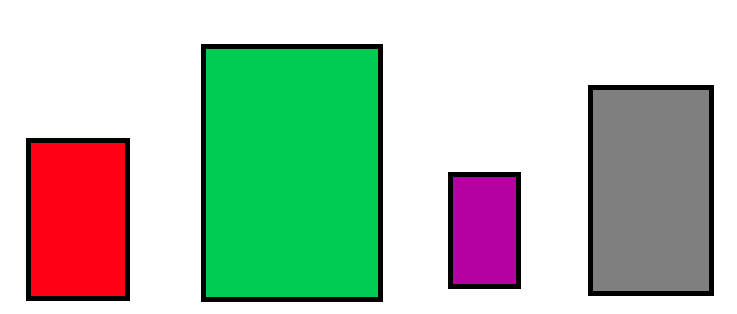
#> input picture Rectangles.png, 737 x 314 px, found by its file name
$ jupyter execute 'task1synapse (1).ipynb'
#> lines starting #> are read from the running program, lines starting #| are printed output that depends on the picture; after the words box and inside, x2 and y2 are one past the last pixel; in counts of white or black regions, pixels touching at a corner belong together
[cell 1]
from google.colab import drive

drive.mount('/content/drive')

import cv2

from google.colab.patches import cv2_imshow

image=cv2.imread("/content/drive/MyDrive/Rectangles.png")
#> image is the input picture: shape (314, 737, 3); mean B, G, R 179.9, 196.1, 179.8
# Next, we read in the image, which in this case is , Containers.png

original_image = image
# We create the variable, original_image, to store the original image that will undergo modification throughout the code.

gray = cv2.cvtColor(image, cv2.COLOR_BGR2GRAY)
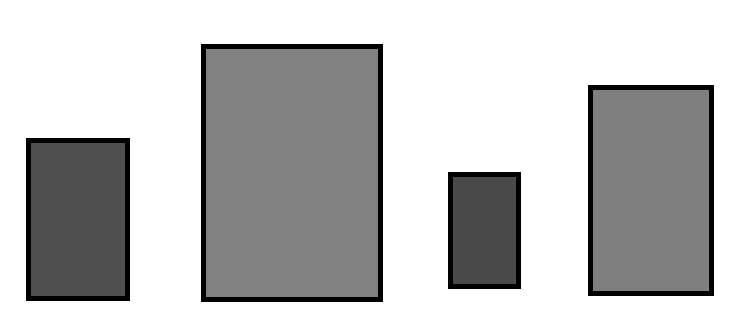
#> gray: shape (314, 737); min 0, max 255, mean 189.5
edges = cv2.Canny(gray, 50, 200)
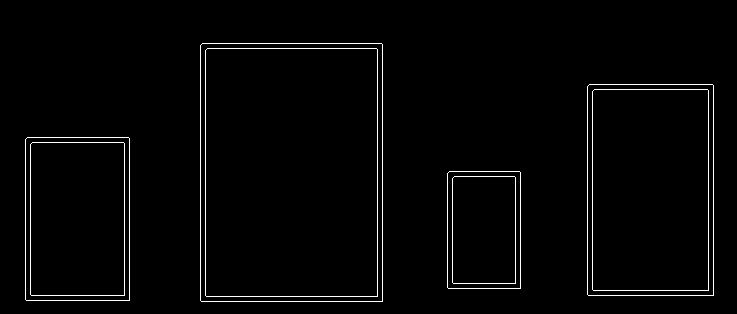
#> edges: shape (314, 737); 2% white in thin lines or dots, all inside (x1, y1, x2, y2) = (25, 43, 714, 302)
# We create a grayscale version of the image and then find the Canny edges, which helps simplify the image for cvs.findContours() function. The cv2.findContours() function finds all external contours in our image, which finds the unique objects in an image.

contours, hierarchy = cv2.findContours(
    edges.copy(), cv2.RETR_EXTERNAL, cv2.CHAIN_APPROX_NONE)
#> contours = 4 contours; box (x1, y1, x2, y2) and area: (200, 43, 383, 302) 46953, (587, 84, 714, 296) 26583, (25, 137, 130, 301) 16949, (447, 171, 521, 289) 8538


cv2.destroyAllWindows()


def get_contour_areas(contours):

    all_areas = []

    for cnt in contours:
        area = cv2.contourArea(cnt)
        all_areas.append(area)

    return all_areas
#We then create a function that finds all the areas of each of the contours in our image and stores this in a list in the variable, all_areas. This function returns this list.

sorted_contours = sorted(contours, key=cv2.contourArea, reverse=True)
#> sorted_contours has the same summary as contours
# We then sort this list from largest to smallest using the sorted() function. We store this sorted list into the variable, sorted_contours. We sort a list from largest to smallest by the attribute, reverse = True. To sort a list from smallest to largest by the attribute, reverse = False, or by specifying nothing in the reverse attribute, as reverse = False, is implied if not specified.

largest_item = sorted_contours[0]
#> largest_item = contour of 876 points, box (x1, y1, x2, y2) (200, 43, 383, 302), area 46953
# Now that the list is sorted from largest to smallest, the first item in the list is the largest item, which represents the largest object in our image. We get the largest item with the code, largest_item = sorted_contours[0]
# Lists always started with an index of 0. So the 0 index item is the first item and , thus, the largest object.

cv2.drawContours(original_image, largest_item, -1, (255, 0, 0), 10)
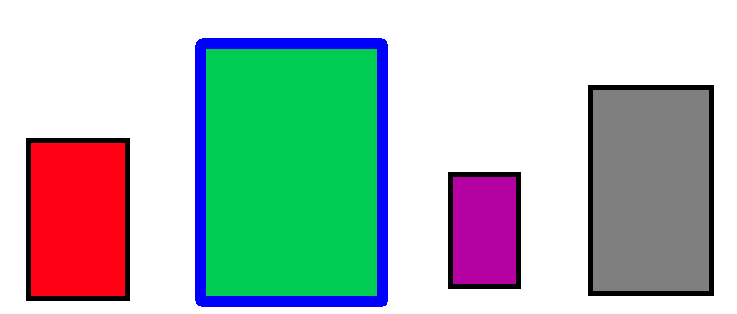
#> original_image: shape (314, 737, 3); 4.16% of pixels changed, all inside (x1, y1, x2, y2) = (195, 38, 388, 307)
# We then outline this largest object in blue with the drawContours() function.In OpenCV, finding contours is like finding white object from black background. So remember, object to be found should be white and background should be black.

cv2.waitKey(0)
img = cv2.imread('Largest Object')
cv2_imshow(original_image)

cv2.waitKey(0)
cv2.destroyAllWindows()
